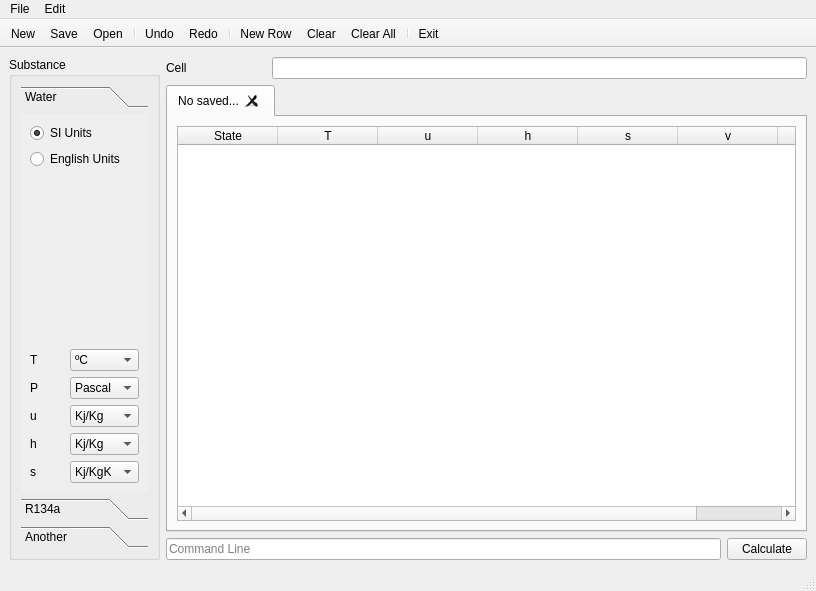
<?xml version="1.0" encoding="UTF-8"?>
<ui version="4.0">
 <class>QtSteamMainWindow</class>
 <widget class="QMainWindow" name="QtSteamMainWindow">
  <property name="geometry">
   <rect>
    <x>0</x>
    <y>0</y>
    <width>816</width>
    <height>591</height>
   </rect>
  </property>
  <property name="windowTitle">
   <string>MainWindow</string>
  </property>
  <property name="windowIcon">
   <iconset resource="ResourcesQtSteam.qrc">
    <normaloff>:/icons/Bullet Bill.png</normaloff>:/icons/Bullet Bill.png</iconset>
  </property>
  <widget class="QWidget" name="centralwidget">
   <layout class="QHBoxLayout" name="horizontalLayout_4">
    <item>
     <widget class="QGroupBox" name="substancesGroupBox">
      <property name="minimumSize">
       <size>
        <width>151</width>
        <height>0</height>
       </size>
      </property>
      <property name="maximumSize">
       <size>
        <width>151</width>
        <height>16777215</height>
       </size>
      </property>
      <property name="title">
       <string>Substance</string>
      </property>
      <layout class="QHBoxLayout" name="horizontalLayout">
       <item>
        <widget class="QToolBox" name="substancesToolBox">
         <property name="toolTip">
          <string/>
         </property>
         <property name="currentIndex">
          <number>0</number>
         </property>
         <widget class="QWidget" name="waterPag">
          <property name="geometry">
           <rect>
            <x>0</x>
            <y>0</y>
            <width>127</width>
            <height>384</height>
           </rect>
          </property>
          <attribute name="label">
           <string>Water</string>
          </attribute>
          <layout class="QVBoxLayout" name="verticalLayout_4">
           <item>
            <layout class="QVBoxLayout" name="verticalLayout_3">
             <item>
              <layout class="QVBoxLayout" name="verticalLayout_2">
               <item>
                <widget class="QRadioButton" name="waterSiButton">
                 <property name="text">
                  <string>SI Units</string>
                 </property>
                 <property name="checked">
                  <bool>true</bool>
                 </property>
                </widget>
               </item>
               <item>
                <widget class="QRadioButton" name="waterEUButton">
                 <property name="text">
                  <string>English Units</string>
                 </property>
                </widget>
               </item>
              </layout>
             </item>
             <item>
              <spacer name="verticalSpacer">
               <property name="orientation">
                <enum>Qt::Vertical</enum>
               </property>
               <property name="sizeHint" stdset="0">
                <size>
                 <width>20</width>
                 <height>28</height>
                </size>
               </property>
              </spacer>
             </item>
             <item>
              <layout class="QGridLayout" name="gridLayout">
               <item row="0" column="0">
                <widget class="QLabel" name="label">
                 <property name="text">
                  <string>T</string>
                 </property>
                </widget>
               </item>
               <item row="1" column="0">
                <widget class="QLabel" name="label_2">
                 <property name="text">
                  <string>P</string>
                 </property>
                </widget>
               </item>
               <item row="1" column="1">
                <widget class="QComboBox" name="waterPcomboBox">
                 <item>
                  <property name="text">
                   <string>Pascal</string>
                  </property>
                 </item>
                 <item>
                  <property name="text">
                   <string>Bar</string>
                  </property>
                 </item>
                 <item>
                  <property name="text">
                   <string>Atm</string>
                  </property>
                 </item>
                </widget>
               </item>
               <item row="2" column="0">
                <widget class="QLabel" name="label_3">
                 <property name="text">
                  <string>u</string>
                 </property>
                </widget>
               </item>
               <item row="2" column="1">
                <widget class="QComboBox" name="waterUcomboBox">
                 <item>
                  <property name="text">
                   <string>Kj/Kg</string>
                  </property>
                 </item>
                 <item>
                  <property name="text">
                   <string>cal/g</string>
                  </property>
                 </item>
                </widget>
               </item>
               <item row="3" column="0">
                <widget class="QLabel" name="label_4">
                 <property name="text">
                  <string>h</string>
                 </property>
                </widget>
               </item>
               <item row="3" column="1">
                <widget class="QComboBox" name="waterHcomboBox">
                 <item>
                  <property name="text">
                   <string>Kj/Kg</string>
                  </property>
                 </item>
                 <item>
                  <property name="text">
                   <string>cal/g</string>
                  </property>
                 </item>
                </widget>
               </item>
               <item row="4" column="0">
                <widget class="QLabel" name="label_5">
                 <property name="text">
                  <string>s</string>
                 </property>
                </widget>
               </item>
               <item row="4" column="1">
                <widget class="QComboBox" name="waterScomboBox">
                 <item>
                  <property name="text">
                   <string>Kj/KgK</string>
                  </property>
                 </item>
                 <item>
                  <property name="text">
                   <string>cal/gºC</string>
                  </property>
                 </item>
                </widget>
               </item>
               <item row="0" column="1">
                <widget class="QComboBox" name="waterTcomboBox">
                 <item>
                  <property name="text">
                   <string>ºC</string>
                  </property>
                 </item>
                 <item>
                  <property name="text">
                   <string>K</string>
                  </property>
                 </item>
                </widget>
               </item>
              </layout>
             </item>
            </layout>
           </item>
          </layout>
         </widget>
         <widget class="QWidget" name="r134aPag">
          <property name="geometry">
           <rect>
            <x>0</x>
            <y>0</y>
            <width>127</width>
            <height>384</height>
           </rect>
          </property>
          <attribute name="label">
           <string>R134a</string>
          </attribute>
          <attribute name="toolTip">
           <string>Under construccion</string>
          </attribute>
          <layout class="QVBoxLayout" name="verticalLayout_6">
           <item>
            <spacer name="verticalSpacer_2">
             <property name="orientation">
              <enum>Qt::Vertical</enum>
             </property>
             <property name="sizeHint" stdset="0">
              <size>
               <width>20</width>
               <height>371</height>
              </size>
             </property>
            </spacer>
           </item>
          </layout>
         </widget>
         <widget class="QWidget" name="anotherPag">
          <property name="geometry">
           <rect>
            <x>0</x>
            <y>0</y>
            <width>127</width>
            <height>384</height>
           </rect>
          </property>
          <attribute name="label">
           <string>Another</string>
          </attribute>
          <layout class="QVBoxLayout" name="verticalLayout_5">
           <item>
            <spacer name="verticalSpacer_3">
             <property name="orientation">
              <enum>Qt::Vertical</enum>
             </property>
             <property name="sizeHint" stdset="0">
              <size>
               <width>20</width>
               <height>371</height>
              </size>
             </property>
            </spacer>
           </item>
          </layout>
         </widget>
        </widget>
       </item>
      </layout>
     </widget>
    </item>
    <item>
     <layout class="QVBoxLayout" name="verticalLayout">
      <item>
       <layout class="QHBoxLayout" name="horizontalLayout_3">
        <item>
         <widget class="QLabel" name="actualCell">
          <property name="minimumSize">
           <size>
            <width>100</width>
            <height>0</height>
           </size>
          </property>
          <property name="text">
           <string>Cell</string>
          </property>
         </widget>
        </item>
        <item>
         <widget class="QLineEdit" name="actualCellContent"/>
        </item>
       </layout>
      </item>
      <item>
       <widget class="QTabWidget" name="sheetTabWidget">
        <property name="currentIndex">
         <number>0</number>
        </property>
        <property name="tabsClosable">
         <bool>true</bool>
        </property>
        <widget class="QWidget" name="tab">
         <attribute name="title">
          <string>No saved...</string>
         </attribute>
         <layout class="QVBoxLayout" name="verticalLayout_7">
          <item>
           <widget class="QTableWidget" name="principalSheet">
            <property name="sortingEnabled">
             <bool>false</bool>
            </property>
            <property name="wordWrap">
             <bool>true</bool>
            </property>
            <property name="cornerButtonEnabled">
             <bool>true</bool>
            </property>
            <column>
             <property name="text">
              <string>State</string>
             </property>
            </column>
            <column>
             <property name="text">
              <string>T</string>
             </property>
            </column>
            <column>
             <property name="text">
              <string>u</string>
             </property>
            </column>
            <column>
             <property name="text">
              <string>h</string>
             </property>
            </column>
            <column>
             <property name="text">
              <string>s</string>
             </property>
            </column>
            <column>
             <property name="text">
              <string>v</string>
             </property>
            </column>
            <column>
             <property name="text">
              <string>x</string>
             </property>
            </column>
           </widget>
          </item>
         </layout>
        </widget>
       </widget>
      </item>
      <item>
       <layout class="QHBoxLayout" name="horizontalLayout_2">
        <item>
         <widget class="QLineEdit" name="commandLine">
          <property name="placeholderText">
           <string>Command Line</string>
          </property>
         </widget>
        </item>
        <item>
         <widget class="QPushButton" name="calculateButton">
          <property name="text">
           <string>Calculate</string>
          </property>
          <property name="icon">
           <iconset resource="ResourcesQtSteam.qrc">
            <normaloff>:/icons/go-next.svg</normaloff>:/icons/go-next.svg</iconset>
          </property>
          <property name="shortcut">
           <string>Ctrl+Return</string>
          </property>
         </widget>
        </item>
       </layout>
      </item>
     </layout>
    </item>
   </layout>
  </widget>
  <widget class="QMenuBar" name="menubar">
   <property name="geometry">
    <rect>
     <x>0</x>
     <y>0</y>
     <width>816</width>
     <height>21</height>
    </rect>
   </property>
   <property name="nativeMenuBar">
    <bool>true</bool>
   </property>
   <widget class="QMenu" name="menuFile">
    <property name="title">
     <string>File</string>
    </property>
    <addaction name="actionSave"/>
    <addaction name="actionNew"/>
    <addaction name="separator"/>
    <addaction name="actionExit"/>
   </widget>
   <widget class="QMenu" name="menuEdit">
    <property name="title">
     <string>Edit</string>
    </property>
   </widget>
   <addaction name="menuFile"/>
   <addaction name="menuEdit"/>
  </widget>
  <widget class="QStatusBar" name="statusbar"/>
  <widget class="QToolBar" name="toolBar">
   <property name="windowTitle">
    <string>toolBar</string>
   </property>
   <property name="movable">
    <bool>false</bool>
   </property>
   <property name="toolButtonStyle">
    <enum>Qt::ToolButtonTextBesideIcon</enum>
   </property>
   <property name="floatable">
    <bool>true</bool>
   </property>
   <attribute name="toolBarArea">
    <enum>TopToolBarArea</enum>
   </attribute>
   <attribute name="toolBarBreak">
    <bool>false</bool>
   </attribute>
   <addaction name="actionNew"/>
   <addaction name="actionSave"/>
   <addaction name="actionOpen"/>
   <addaction name="separator"/>
   <addaction name="actionUndo"/>
   <addaction name="actionRedo"/>
   <addaction name="separator"/>
   <addaction name="actionNew_Row"/>
   <addaction name="actionClear"/>
   <addaction name="actionClear_All"/>
   <addaction name="separator"/>
   <addaction name="actionExit"/>
  </widget>
  <action name="actionNew">
   <property name="icon">
    <iconset resource="ResourcesQtSteam.qrc">
     <normaloff>:/icons/document-new.svg</normaloff>:/icons/document-new.svg</iconset>
   </property>
   <property name="text">
    <string>New</string>
   </property>
   <property name="toolTip">
    <string>To open a new sheet</string>
   </property>
   <property name="shortcut">
    <string>Ctrl+N</string>
   </property>
  </action>
  <action name="actionSave">
   <property name="icon">
    <iconset resource="ResourcesQtSteam.qrc">
     <normaloff>:/icons/document-save.svg</normaloff>:/icons/document-save.svg</iconset>
   </property>
   <property name="text">
    <string>Save</string>
   </property>
   <property name="toolTip">
    <string>To save the actual sheet in a file</string>
   </property>
   <property name="shortcut">
    <string>Ctrl+S</string>
   </property>
  </action>
  <action name="actionOpen">
   <property name="icon">
    <iconset resource="ResourcesQtSteam.qrc">
     <normaloff>:/icons/document-open.svg</normaloff>:/icons/document-open.svg</iconset>
   </property>
   <property name="text">
    <string>Open</string>
   </property>
   <property name="toolTip">
    <string>Open a saved sheet</string>
   </property>
   <property name="shortcut">
    <string>Ctrl+O</string>
   </property>
  </action>
  <action name="actionUndo">
   <property name="icon">
    <iconset resource="ResourcesQtSteam.qrc">
     <normaloff>:/icons/edit-undo.svg</normaloff>:/icons/edit-undo.svg</iconset>
   </property>
   <property name="text">
    <string>Undo</string>
   </property>
   <property name="toolTip">
    <string>Undo an action</string>
   </property>
   <property name="shortcut">
    <string>Ctrl+Z</string>
   </property>
  </action>
  <action name="actionRedo">
   <property name="icon">
    <iconset resource="ResourcesQtSteam.qrc">
     <normaloff>:/icons/edit-redo.svg</normaloff>:/icons/edit-redo.svg</iconset>
   </property>
   <property name="text">
    <string>Redo</string>
   </property>
   <property name="toolTip">
    <string>Redo an action</string>
   </property>
   <property name="shortcut">
    <string>Ctrl+Y</string>
   </property>
  </action>
  <action name="actionExit">
   <property name="icon">
    <iconset resource="ResourcesQtSteam.qrc">
     <normaloff>:/icons/window-close.svg</normaloff>:/icons/window-close.svg</iconset>
   </property>
   <property name="text">
    <string>Exit</string>
   </property>
   <property name="toolTip">
    <string>Exit from the application</string>
   </property>
   <property name="shortcut">
    <string>Ctrl+Q</string>
   </property>
  </action>
  <action name="actionClear">
   <property name="icon">
    <iconset resource="ResourcesQtSteam.qrc">
     <normaloff>:/icons/edit-clear.svg</normaloff>:/icons/edit-clear.svg</iconset>
   </property>
   <property name="text">
    <string>Clear</string>
   </property>
   <property name="toolTip">
    <string>Clear the selected box</string>
   </property>
   <property name="shortcut">
    <string>Ctrl+L</string>
   </property>
  </action>
  <action name="actionClear_All">
   <property name="icon">
    <iconset resource="ResourcesQtSteam.qrc">
     <normaloff>:/icons/edit-delete.svg</normaloff>:/icons/edit-delete.svg</iconset>
   </property>
   <property name="text">
    <string>Clear All</string>
   </property>
   <property name="toolTip">
    <string>Clear the selected row</string>
   </property>
   <property name="shortcut">
    <string>Ctrl+R</string>
   </property>
  </action>
  <action name="actionNew_Row">
   <property name="icon">
    <iconset resource="ResourcesQtSteam.qrc">
     <normaloff>:/icons/list-add.svg</normaloff>:/icons/list-add.svg</iconset>
   </property>
   <property name="text">
    <string>New Row</string>
   </property>
   <property name="toolTip">
    <string>Insert a new row at the end of the table</string>
   </property>
   <property name="shortcut">
    <string>Ctrl+Shift+N</string>
   </property>
  </action>
 </widget>
 <resources>
  <include location="ResourcesQtSteam.qrc"/>
 </resources>
 <connections>
  <connection>
   <sender>actionExit</sender>
   <signal>triggered()</signal>
   <receiver>QtSteamMainWindow</receiver>
   <slot>close()</slot>
   <hints>
    <hint type="sourcelabel">
     <x>-1</x>
     <y>-1</y>
    </hint>
    <hint type="destinationlabel">
     <x>407</x>
     <y>295</y>
    </hint>
   </hints>
  </connection>
 </connections>
</ui>
